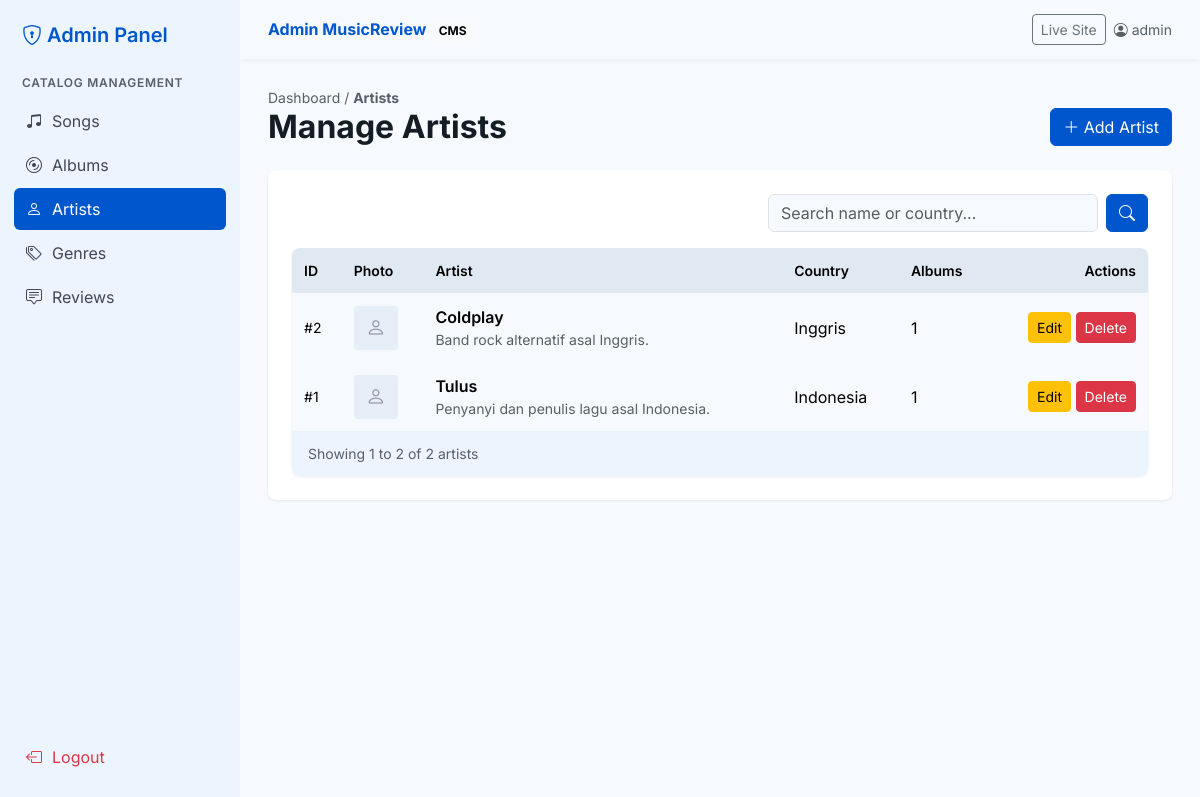
The page /admin/artists.php (signed in) on the database its author committed.
### tables this page shows
CREATE TABLE `artists` (
  `id_artist` int(11) NOT NULL,
  `nama_artist` varchar(100) NOT NULL,
  `bio` text DEFAULT NULL,
  `negara` varchar(50) DEFAULT NULL,
  `foto_artist` varchar(255) DEFAULT NULL
);

### admin/artists.php (the view, shortened to what this page needs)
<?php
require "../koneksi.php";
$cari    = trim($_GET["cari"] ?? "");
$hal     = max(1, (int)($_GET["hal"] ?? 1));
$per_hal = 8;
$mulai   = ($hal - 1) * $per_hal;
$where = "WHERE 1=1";
$params = [];
$total   = ambil_satu("SELECT COUNT(*) AS n FROM artists $where", $params)["n"];
$artists = ambil_semua("SELECT ar.*, (SELECT COUNT(*) FROM albums al WHERE al.id_artist = ar.id_artist) AS jml_album
    FROM artists ar $where ORDER BY ar.id_artist DESC LIMIT $mulai, $per_hal", $params);
include "header_admin.php";
?>
<div class="d-flex justify-content-between align-items-end mb-4">
    <div>
        <div class="teks-kecil">Dashboard / <strong>Artists</strong></div>
        <h1 class="h2 fw-bold mb-0">Manage Artists</h1>
    </div>
    <button class="btn btn-primary" data-bs-toggle="modal" data-bs-target="#formModal" data-judul-modal="Add New Artist" data-aksi="tambah"><i class="bi bi-plus-lg"></i> Add Artist</button>
</div>
<div class="kartu p-4">
    <form method="get" class="d-flex gap-2 mb-3 ms-auto" style="max-width:380px">
        <input type="text" name="cari" class="form-control" placeholder="Search name or country..." value="<?= e($cari) ?>">
        <button class="btn btn-primary"><i class="bi bi-search"></i></button>
    </form>
    <div class="tabel-mr">
        <div class="table-responsive">
            <table class="table">
                <thead><tr><th>ID</th><th>Photo</th><th>Artist</th><th>Country</th><th>Albums</th><th class="text-end">Actions</th></tr></thead>
                <tbody>
                    <?php foreach ($artists as $a) { ?>
                        <tr>
                            <td class="teks-kecil">#<?= $a["id_artist"] ?></td>
                            <td><div class="thumb"><?= gambar("artist", $a["foto_artist"], "person", "../") ?></div></td>
                            <td><div class="fw-semibold"><?= e($a["nama_artist"]) ?></div><div class="teks-kecil"><?= e(potong($a["bio"] ?? "", 70)) ?></div></td>
                            <td><?= e($a["negara"]) ?></td>
                            <td><?= $a["jml_album"] ?></td>
                            <td class="text-end text-nowrap">
                                <button class="btn btn-sm btn-warning" data-bs-toggle="modal" data-bs-target="#formModal"
                                    data-judul-modal="Edit Artist - #<?= $a['id_artist'] ?>" data-aksi="edit"
                                    data-id_artist="<?= $a['id_artist'] ?>" data-nama_artist="<?= e($a['nama_artist']) ?>"
                                    data-negara="<?= e($a['negara']) ?>" data-bio="<?= e($a['bio']) ?>">Edit</button>
                                <form method="post" class="d-inline hapus">
                                    <button class="btn btn-sm btn-danger">Delete</button>
                                </form>
                            </td>
                        </tr>
                    <?php } ?>
                </tbody>
            </table>
        </div>
        <div class="bawah"><span>Showing <?= $artists ? $mulai + 1 : 0 ?> to <?= $mulai + count($artists) ?> of <?= $total ?> artists</span><?= paginasi($total, $per_hal, $hal) ?></div>
    </div>
</div>
<?php include "footer_admin.php"; ?>

### koneksi.php (shortened to what this page needs)
<?php
$host     = "localhost";
$user     = "root";
$pass     = "";
$nama_db  = "musicreview";
$koneksi = mysqli_connect($host, $user, $pass, $nama_db);
mysqli_set_charset($koneksi, "utf8mb4");
function jalankan($sql, $params = []) {
    global $koneksi;
    $stmt = mysqli_prepare($koneksi, $sql);
    if (!mysqli_stmt_execute($stmt)) return false;
    return $stmt;
}
function ambil_semua($sql, $params = []) {
    $stmt = jalankan($sql, $params);
    $hasil = mysqli_stmt_get_result($stmt);
    return $hasil ? mysqli_fetch_all($hasil, MYSQLI_ASSOC) : [];
}
function ambil_satu($sql, $params = []) {
    $data = ambil_semua($sql, $params);
    return $data ? $data[0] : null;
}
function e($teks) {
    return htmlspecialchars($teks ?? "", ENT_QUOTES, "UTF-8");
}
function potong($teks, $panjang) {
    $teks = $teks ?? "";
    if (function_exists("mb_strimwidth")) {
        return mb_strimwidth($teks, 0, $panjang, "...");
    }
    return strlen($teks) > $panjang ? substr($teks, 0, $panjang) . "..." : $teks;
}
function gambar($folder, $file, $ikon = "music-note-beamed", $base = "") {
    return '<div class="img-kosong"><i class="bi bi-' . $ikon . '"></i></div>';
}

### css/style.css (style rules this page uses)
:root { --bs-primary: #0057cd; --bs-primary-rgb: 0, 87, 205; --bs-link-color: #0057cd; --bs-link-hover-color: #00419e; --bs-body-font-family: 'Inter', sans-serif; --bs-body-bg: #f6faff; --bs-body-color: #141d23; --mr-low: #ecf5fe; --mr-container: #e6eff8; --mr-high: #e0e9f2; }
body { background: #f6faff; }
.btn-primary { --bs-btn-bg: #0057cd; --bs-btn-border-color: #0057cd; --bs-btn-hover-bg: #00419e; --bs-btn-hover-border-color: #00419e; --bs-btn-active-bg: #00419e; }
.kartu { background: #fff; border-radius: 8px; box-shadow: 0 1px 3px rgba(0, 0, 0, .08); }
.img-kosong { width: 100%; height: 100%; display: flex; align-items: center; justify-content: center; background: var(--mr-container); color: #8b95a3; font-size: 2.5rem; }
.thumb { width: 44px; height: 44px; border-radius: 4px; overflow: hidden; flex-shrink: 0; }
.thumb .img-kosong { font-size: 1.2rem; }
.tabel-mr { background: #fff; border-radius: 8px; overflow: hidden; box-shadow: 0 1px 3px rgba(0, 0, 0, .08); }
.tabel-mr table { margin-bottom: 0; }
.tabel-mr thead th { background: var(--mr-high); font-weight: 600; font-size: 14px; padding: 12px; border: 0; }
.tabel-mr tbody td { padding: 12px; vertical-align: middle; border: 0; }
.tabel-mr tbody tr:nth-child(even) { background: var(--mr-low); }
.tabel-mr .bawah { background: var(--mr-low); padding: 12px 16px; display: flex; justify-content: space-between; align-items: center; flex-wrap: wrap; gap: 8px; font-size: 14px; color: #575f67; }
.teks-kecil { font-size: 14px; color: #575f67; }

### rows shown on the page
artists: id_artist "2", nama_artist "Coldplay", bio "Band rock alternatif asal Inggris.", negara "Inggris", jml_album "1"
artists: id_artist "1", nama_artist "Tulus", bio "Penyanyi dan penulis lagu asal Indonesia.", negara "Indonesia", jml_album "1"

### other values the page prints
$m[2] "Songs"
$m[2] "Albums"
$m[2] "Artists"
$m[2] "Genres"
$m[2] "Reviews"
$_SESSION["username"] "admin"
$mulai + 1 "1"
$mulai + count($artists) "2"
$total "2"
